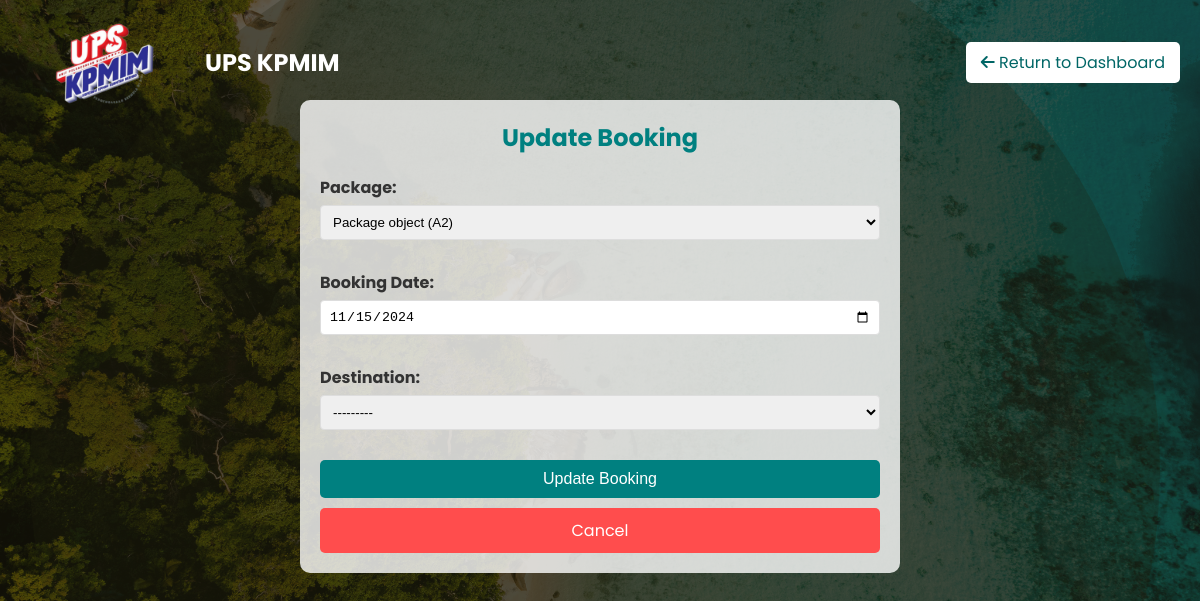
Page /booking/B013/update/ (signed in) on the committed database.
### main/models.py (models this page shows, shortened)
class Package(models.Model):
    package_cd = models.CharField(max_length=10, primary_key=True)
    package_desc = models.TextField()
    price = models.IntegerField()

class Bookings(models.Model):
    booking_id = models.CharField(max_length=10, primary_key=True)
    user = models.ForeignKey(settings.AUTH_USER_MODEL, on_delete=models.CASCADE)
    package_cd = models.ForeignKey(Package, on_delete=models.CASCADE)
    destination_name = models.ForeignKey(Destination, on_delete=models.SET_NULL, null=True, blank=True)
    name = models.CharField(max_length=100)
    booking_date = models.DateField()
    price = models.IntegerField()

class Destination(models.Model):
    destination_name = models.CharField(max_length=100, primary_key=True)
    price = models.IntegerField()
    tags = models.ManyToManyField('Tag', related_name='destinations', blank=True)
    def __str__(self):
        return self.destination_name

### main/views.py (the view)
# urls.py: path('booking/<str:booking_id>/update/', views.update_booking, name='update_booking'),
@login_required
def update_booking(request, booking_id):
    booking = get_object_or_404(Bookings, booking_id=booking_id, user=request.user)
    if request.method == 'POST':
        form = UpdateBookingForm(request.POST, instance=booking)
        if form.is_valid():
            form.save()
            messages.success(request, 'Booking updated successfully!')
            return redirect('user_dashboard')
    else:
        form = UpdateBookingForm(instance=booking)
    return render(request, 'update_booking.html', {
        'form': form,
        'booking': booking,
    })

### main/forms.py
class UpdateBookingForm(forms.ModelForm):
    package_cd = forms.ModelChoiceField(queryset=Package.objects.all(), label="Package")
    destination_name = forms.ModelChoiceField(queryset=Destination.objects.all(), label="Destination", required=False)
    class Meta:
        model = Bookings
        fields = ['package_cd', 'booking_date', 'destination_name']
        widgets = {
            'booking_date': forms.DateInput(attrs={'type': 'date'}),
        }
    def __init__(self, *args, **kwargs):
        super(UpdateBookingForm, self).__init__(*args, **kwargs)
        for field in self.fields:
            self.fields[field].required = True
        self.fields['destination_name'].required = False  # Make destination optional

### main/templates/update_booking.html (shortened to what this page needs)
{% load static %}
<!DOCTYPE html>
<html lang="en">
<head>
    <link rel="stylesheet" href="https://cdnjs.cloudflare.com/ajax/libs/font-awesome/6.0.0-beta3/css/all.min.css">
    <link rel="stylesheet" href="{% static 'css/styles2.css' %}">
</head>
<body>
    <header>
        <div class="logo-title-container">
            <div class="logo">
                <img src='{% static "images/logo[1].png" %}' alt="UPS KPMIM Logo">
            </div>
            <h1 class="header-title">UPS KPMIM</h1>
        </div>
        <a href="{% url 'user_dashboard' %}" class="return-btn">
            <i class="fas fa-arrow-left"></i> Return to Dashboard
        </a>
    </header>
    <div class="update-booking-container">
        <h2>Update Booking</h2>
        <form method="post">
            <div class="form-group">
                <label for="id_package_cd">Package:</label>
                {{ form.package_cd }}
            </div>
            <div class="form-group">
                <label for="id_booking_date">Booking Date:</label>
                {{ form.booking_date }}
            </div>
            <div class="form-group">
                <label for="id_destination_name">Destination:</label>
                {{ form.destination_name }}
            </div>
            <button type="submit" class="btn btn-update">Update Booking</button>
        </form>
        <a href="{% url 'user_dashboard' %}" class="btn btn-cancel">Cancel</a>
    </div>
</body>
</html>

### main/static/css/styles2.css (style rules this page uses)
* { margin: 0; padding: 0; box-sizing: border-box; }
html { scroll-behavior: smooth; }
header { display: flex; justify-content: space-between; align-items: center; background-color: transparent; padding: 20px; position: fixed; top: -10px; left: 0; width: 100%; z-index: 1000; }
.header-title { color: #fff; font-size: 1.5em; margin-left: 40px; margin-top: -10px }
header .logo img { width: 100px; }
.logo-title-container { display: flex; align-items: center; padding-left: 35px; padding-top: 10px }

### rows in the picture
Package: package_cd "Package object (A2)"
Bookings: booking_date "11/15/2024"
Destination: destination_name "---------"
